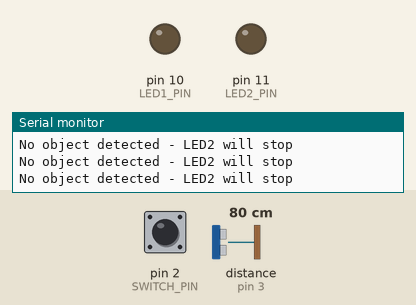
Recording of a sketch running on a simulated Arduino Nano, built with avr-gcc and run on an emulated ATmega328P. Shown: output pins drawn as LEDs (lit = HIGH), the last lines printed to the serial monitor. Wiring (inferred from the names in the program): ultrasonic range finder: trigger pin 4; echo pin 3. Dashed ring = blinking. Inputs (shaded band) come from the test bench; at power-on: distance to the obstacle (sensor on pin 3) 80 cm, pin 2 (SWITCH_PIN) HIGH. The echo pulse lasts 58.3 µs per cm; pins used as bus, display or sensor lines are not drawn.

Above: at 1.2 s.
1.3 s: distance to the obstacle (sensor on pin 3) set to 22 cm
2.8 s: distance to the obstacle (sensor on pin 3) set to 18 cm
At 3.2 s:
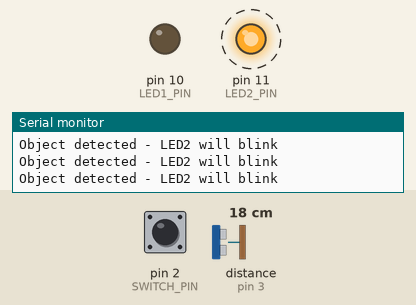
5.8 s: pin 2 (SWITCH_PIN) pulled LOW for 0.15 s
At 7.3 s:
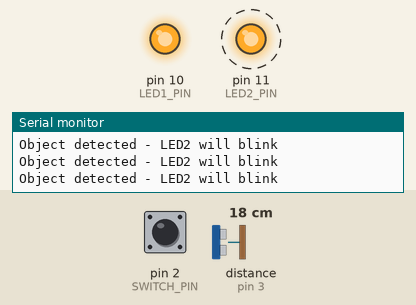
8.9 s: pin 2 (SWITCH_PIN) pulled LOW for 1 s
At 10.4 s:
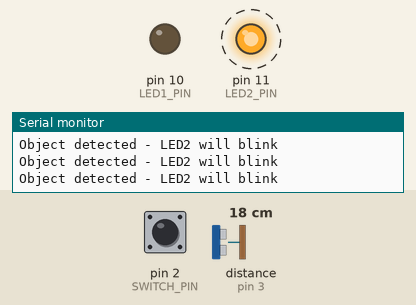
12.5 s: distance to the obstacle (sensor on pin 3) set to 35 cm
At 13.3 s:
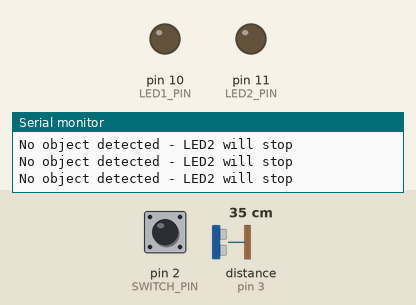
Timing chart, 0 to 15.0 s (numbered marks = the images above; inputs shaded):
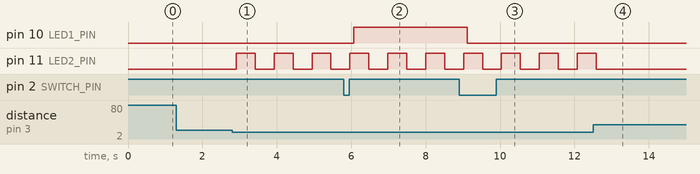

The sketch:

sketch_blink.ino
```cpp
#include <Arduino.h>

// Task 4.2C - Multiple Interrupts Implementation
// Using Arduino Nano 33 IoT with slide switch and HC-SR04 ultrasonic sensor

// Pin Definitions
const int LED1_PIN = 10;    // LED controlled by switch
const int LED2_PIN = 11;    // LED controlled by sensor
const int SWITCH_PIN = 2;   // Slide switch with internal pull-up
const int TRIG_PIN = 4;     // HC-SR04 trigger pin
const int ECHO_PIN = 3;     // HC-SR04 echo pin (with voltage divider)

// Variables
volatile bool led1State = false;  // State of LED1
volatile bool led2State = false;  // State of LED2
volatile bool switchPressed = false;  // Switch state
volatile bool objectDetected = false;  // Object detection state
unsigned long lastBlinkTime = 0;  // Last LED blink time
const unsigned long BLINK_INTERVAL = 500;  // Blink interval in milliseconds

// Constants
const int DISTANCE_THRESHOLD = 20;  // Distance threshold in cm
const unsigned long DEBOUNCE_TIME = 200;  // Debounce time in milliseconds
volatile unsigned long lastSwitchTime = 0;  // Last switch press time

void setup() {
  // Initialize Serial communication
  Serial.begin(9600);
  while (!Serial) {
    ; // Wait for Serial port to connect
  }
  Serial.println("Task 4.2C - Multiple Interrupts Started");

  // Configure pins
  pinMode(LED1_PIN, OUTPUT);
  pinMode(LED2_PIN, OUTPUT);
  pinMode(SWITCH_PIN, INPUT_PULLUP);  // Enable internal pull-up
  pinMode(TRIG_PIN, OUTPUT);
  pinMode(ECHO_PIN, INPUT);

  // Initialize LEDs to OFF
  digitalWrite(LED1_PIN, LOW);
  digitalWrite(LED2_PIN, LOW);

  // Attach interrupts
  attachInterrupt(digitalPinToInterrupt(SWITCH_PIN), switchISR, FALLING);
  attachInterrupt(digitalPinToInterrupt(ECHO_PIN), echoISR, RISING);
}

void loop() {
  // Handle switch debouncing
  if (switchPressed && (millis() - lastSwitchTime > DEBOUNCE_TIME)) {
    switchPressed = false;
    led1State = !led1State;
    digitalWrite(LED1_PIN, led1State);
    Serial.println("Switch pressed - LED1 toggled");
  }

  // Handle LED2 blinking when object is detected
  if (objectDetected) {
    if (millis() - lastBlinkTime >= BLINK_INTERVAL) {
      led2State = !led2State;
      digitalWrite(LED2_PIN, led2State);
      lastBlinkTime = millis();
    }
  } else {
    digitalWrite(LED2_PIN, LOW);  // Turn off LED2 when no object
  }

  // Check for object using ultrasonic sensor
  checkUltrasonic();
  delay(100);  // Small delay to prevent overwhelming the sensor
}

// Interrupt Service Routine for switch
void switchISR() {
  if (millis() - lastSwitchTime > DEBOUNCE_TIME) {
    switchPressed = true;
    lastSwitchTime = millis();
  }
}

// Interrupt Service Routine for echo
void echoISR() {
  // This will be used to detect the echo pulse
}

// Function to check ultrasonic sensor
void checkUltrasonic() {
  digitalWrite(TRIG_PIN, LOW);
  delayMicroseconds(2);
  digitalWrite(TRIG_PIN, HIGH);
  delayMicroseconds(10);
  digitalWrite(TRIG_PIN, LOW);

  long duration = pulseIn(ECHO_PIN, HIGH, 30000); // 30ms timeout
  int distance = duration * 0.034 / 2;

  if (distance < DISTANCE_THRESHOLD && distance > 0) {
    objectDetected = true;
    Serial.println("Object detected - LED2 will blink");
  } else {
    objectDetected = false;
    Serial.println("No object detected - LED2 will stop");
  }
}
```

Measured:
- the behaviour switches between 21 and 20 cm on distance to the obstacle (sensor on pin 3) (found by bisection; images 0 and 1)
- after the input at 2.8 s, pin 11 (LED2_PIN): alternates HIGH for 0.51 s and LOW for 0.51 s, starting after 0.11 s
- after the input at 5.8 s, pin 10 (LED1_PIN): LOW → HIGH after 0.27 s
- after the input at 8.9 s, pin 10 (LED1_PIN): HIGH → LOW after 0.22 s
- after the input at 12.5 s, pin 11 (LED2_PIN): goes on until 12.6 s, then stays LOW
